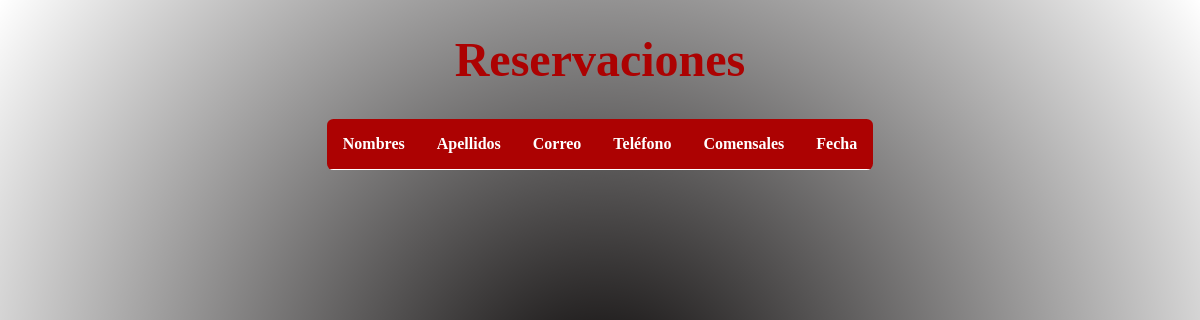
/listar-reservaciones/17, run on an earlier commit of the app's database.
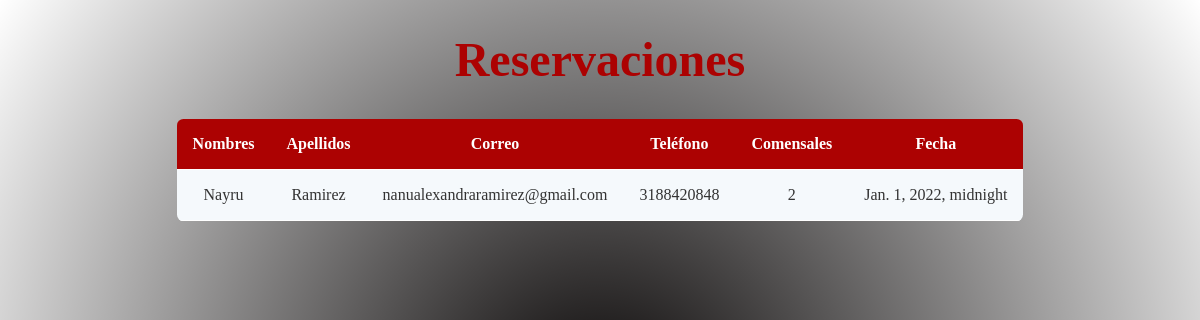
And on a later commit of the database.
### restaurante/models.py (models this page shows)
class Reservation(models.Model):
    id = models.AutoField(primary_key=True)
    name = models.CharField(max_length=50)
    lastname = models.CharField(max_length=50)
    email = models.EmailField(blank=True, null=True)
    cell = models.IntegerField()
    customers = models.IntegerField()
    restaurant = models.ForeignKey(Restaurant, on_delete=models.PROTECT)
    created = models.DateField(auto_now_add=True)
    edited = models.DateField(auto_now=True)
    reservation = models.DateTimeField()

### restaurante/views.py (the view)
# urls.py: path('listar-reservaciones/<id>', views.list_reservations, name='reservaciones'),
def list_reservations(request, id):
    reservation = Reservation.objects.filter(restaurant=id)
    data = {
        'reservation': reservation
    }
    return render(request, 'app/reservation/list.html', data)

### restaurante/templates/app/reservation/list.html (shortened to what this page needs)
<!DOCTYPE html>
<html lang="en">
<head>
    {% load static %}
    <link
          rel="stylesheet"
          href="https://cdnjs.cloudflare.com/ajax/libs/font-awesome/5.15.3/css/all.min.css"
        />
    <link rel="stylesheet" href="https://cdnjs.cloudflare.com/ajax/libs/font-awesome/5.15.4/css/all.min.css" />
    <link rel="stylesheet" type="text/css" href="{% static 'css/reservation-list.css' %}">
    {% load pwa %}
</head>
<body style="height: 100vh;
  background: radial-gradient(circle, rgba(3,0,0,1) 0%, rgba(3,3,3,0) 100%),
    url('https://images.pexels.com/photos/1833349/pexels-photo-1833349.jpeg?cs=srgb&dl=pexels-valeria-boltneva-1833349.jpg&fm=jpg');
  background-size: cover;
  background-position: center;
  background-repeat: no-repeat;
">
<div class="container">
    <h1 style="font-size: 3rem; color: #AC0202; text-align:center;">Reservaciones</h1>
      <table class="rwd-table">
        <tbody>
          <tr>
            <th>Nombres</th>
            <th>Apellidos</th>
            <th>Correo</th>
            <th>Teléfono</th>
            <th>Comensales</th>
            <th>Fecha</th>
          </tr>
          {% for r in reservation %}
          <tr>
            <td data-th="nombre">
              {{ r.name }}
            </td>
             <td data-th="apellidos">
              {{ r.lastname }}
            </td>
             <td data-th="correo">
              {{ r.email }}
            </td>
             <td data-th="teléfono">
              {{ r.cell }}
            </td>
             <td data-th="comensales">
              {{ r.customers }}
            </td>
             <td data-th="fecha de la reserva">
              {{ r.reservation }}
            </td>
          </tr>
          {% endfor %}
        </tbody>
      </table>
    </div>
</body>
</html>

### restaurante/static/css/reservation-list.css (style rules this page uses)
.rwd-table { margin: auto; min-width: 300px; max-width: 100%; border-collapse: collapse; }
.rwd-table tr:first-child { border-top: none; background: #AC0202; color: #fff; }
.rwd-table tr { border-top: 1px solid #ddd; border-bottom: 1px solid #ddd; background-color: #f5f9fc; }
.rwd-table th { display: none; }
.rwd-table td { display: block; }
.rwd-table td:first-child { margin-top: .5em; }
.rwd-table td:last-child { margin-bottom: .5em; }
.rwd-table td:before { content: attr(data-th) ": "; font-weight: bold; width: 120px; display: inline-block; color: #000; }
.rwd-table th, .rwd-table td { text-align: center; }
.rwd-table { color: #333; border-radius: .4em; overflow: hidden; }
.rwd-table tr { border-color: #fff; }
.rwd-table th, .rwd-table td { padding: .5em 1em; }
@media screen and (min-width: 600px) { .rwd-table td:before { display: none; } }
@media screen and (min-width: 600px) { .rwd-table th, .rwd-table td { display: table-cell; padding: .25em .5em; } }
@media screen and (min-width: 600px) { .rwd-table th:first-child, .rwd-table td:first-child { padding-left: 0; } }
@media screen and (min-width: 600px) { .rwd-table th:last-child, .rwd-table td:last-child { padding-right: 0; } }
@media screen and (min-width: 600px) { .rwd-table th, .rwd-table td { padding: 1em !important; } }

What changed in the data, as far as the page shows it:
added Reservation: name "Nayru", lastname "Ramirez", email "nanualexandraramirez@gmail.com", cell "3188420848", customers "2", reservation "Jan. 1, 2022, midnight"
